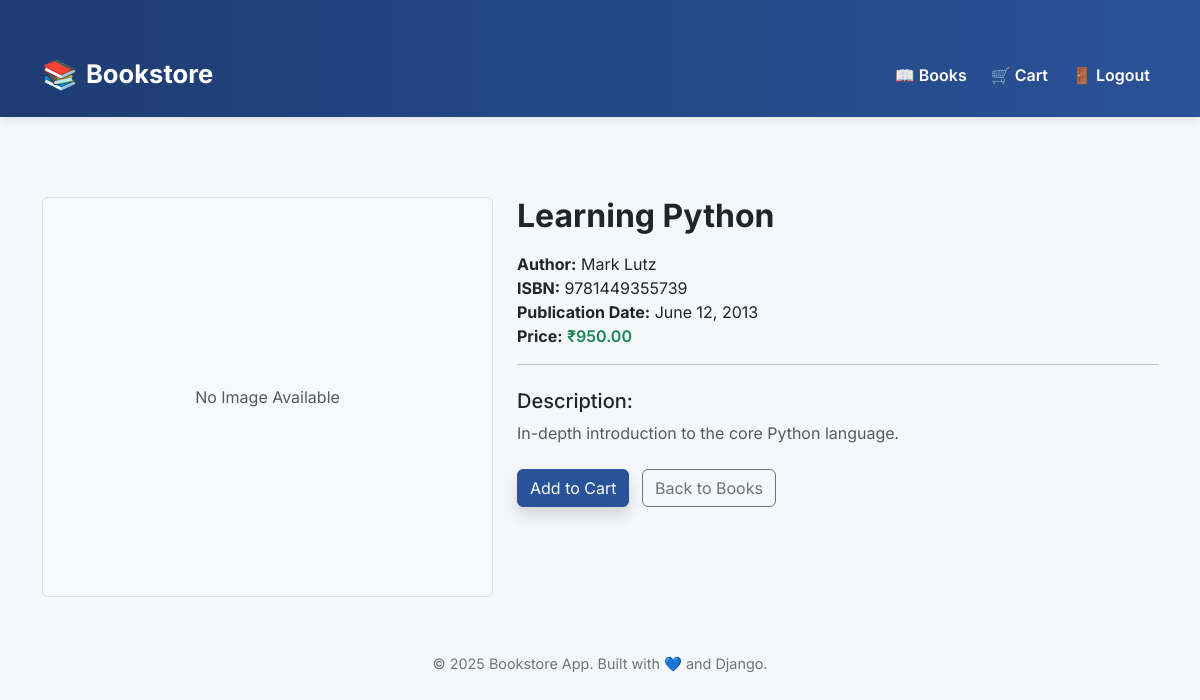
Screenshot of /books/29/ (signed in) with the database file from the repository.
### books/models.py (models this page shows, shortened)
class Book(models.Model):
    title = models.CharField(max_length=200)
    author = models.CharField(max_length=200)
    description = models.TextField()
    price = models.DecimalField(max_digits=10, decimal_places=2)
    cover_image = models.ImageField(upload_to='book_covers/', blank=True, null=True)
    publication_date = models.DateField()
    isbn = models.CharField(max_length=13, unique=True)

### books/views.py (the view)
# urls.py: path('books/<int:book_id>/', book_views.book_detail, name='book_detail'),
@login_required
def book_detail(request, book_id):
    book = get_object_or_404(Book, id=book_id)
    return render(request, 'books/book_detail.html', {'book': book})

### templates/books/book_detail.html (shortened to what this page needs)
{% extends 'base.html' %}
{% block content %}
<div class="row mt-5">
    <div class="col-md-5">
        {% if book.cover_image %}
            <img src="{{ book.cover_image.url }}" alt="{{ book.title }}" class="img-fluid rounded shadow-sm border">
        {% else %}
            <div class="d-flex align-items-center justify-content-center bg-light border rounded" style="height: 400px;">
                <span class="text-muted">No Image Available</span>
            </div>
        {% endif %}
    </div>
    <div class="col-md-7">
        <h2 class="mb-3 fw-bold">{{ book.title }}</h2>
        <ul class="list-unstyled">
            <li><strong>Author:</strong> {{ book.author }}</li>
            <li><strong>ISBN:</strong> {{ book.isbn }}</li>
            <li><strong>Publication Date:</strong> {{ book.publication_date }}</li>
            <li><strong>Price:</strong> <span class="text-success fw-semibold">₹{{ book.price }}</span></li>
        </ul>
        <hr>
        <h5 class="mt-4">Description:</h5>
        <p class="text-muted">{{ book.description }}</p>
        <div class="mt-4">
            <a href="{% url 'add_to_cart' book.id %}" class="btn btn-primary me-2 shadow">Add to Cart</a>
            <a href="{% url 'book_list' %}" class="btn btn-outline-secondary">Back to Books</a>
        </div>
    </div>
</div>
{% endblock %}

### templates/base.html (style rules this page uses)
body { font-family: 'Inter', sans-serif; background: #f5f7fa; margin: 0; padding: 0; }
.btn-primary { background-color: #2a5298; border-color: #2a5298; }

### rows the page displays
Book: title "Learning Python", author "Mark Lutz", isbn "9781449355739", publication_date "June 12, 2013", price "950.00", description "In-depth introduction to the core Python language."

### other values shown
{{ year|default:2025 }} "2025"
